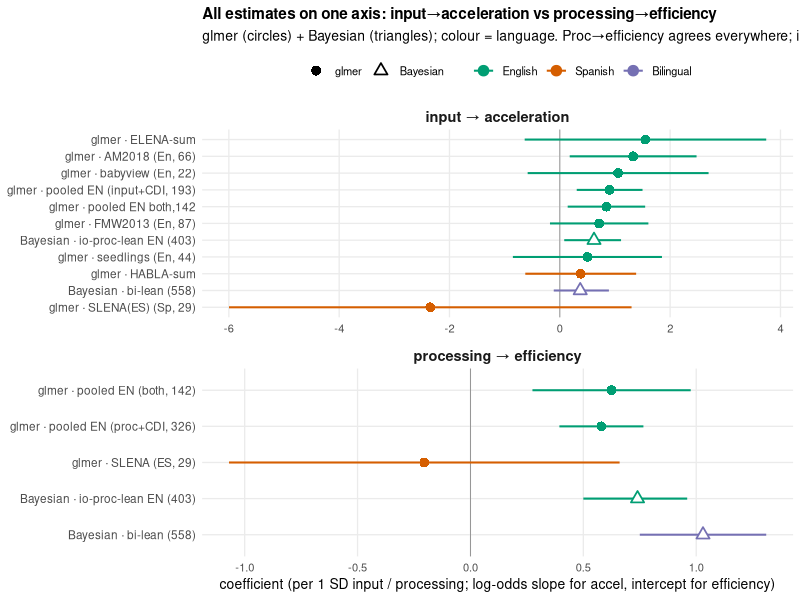

Here is the R script that generated this plot:
## ONE axis for everything: all glmer + Bayesian estimates of the two dissociation channels,
## input->acceleration and processing->efficiency, in common per-1-SD units (the Bayesian
## eff_input_k = gamma_in*sigma_r and eff_proc_xi are on the same scale as the glmer input_z /
## proc_z coefficients -- the io_partition prototype established this overlay is exact).
## Lets us compare carefully: where the clean English signal sits, where pooling lands it, and
## how noisy each new cohort is. RUN LOCALLY. -> figs/all_estimates_forest.png
suppressPackageStartupMessages({library(dplyr); library(ggplot2); library(here); library(readr); library(tidyr)})

gl  <- read_csv(here("studies/io_proc_glmer/results/glmer_ladder_coefs.csv"),  show_col_types = FALSE)
coh <- read_csv(here("studies/io_proc_glmer/results/cohort_glmer_coefs.csv"),   show_col_types = FALSE)
ds  <- read_csv(here("studies/io_proc_glmer/results/input_accel_by_dataset.csv"),show_col_types = FALSE)
sm2 <- read_csv(here("studies/io_proc_glmer/results/sm2_overlay.csv"),          show_col_types = FALSE)

mk <- function(channel, label, method, language, est, lo, hi)
  tibble(channel, label, method, language, est, lo, hi)

## ---------- input -> acceleration ----------
IA <- bind_rows(
  # glmer pooled English (the clean reference)
  gl  %>% filter(spec=="input_full", term=="acceleration") %>% transmute(channel="input → acceleration",
          label="glmer · pooled EN (input+CDI, 193)", method="glmer", language="English", est, lo, hi),
  gl  %>% filter(spec=="both_common", term=="acceleration", channel=="input") %>% transmute(channel="input → acceleration",
          label="glmer · pooled EN both,142", method="glmer", language="English", est, lo, hi),
  # glmer per English dataset + SLENA
  ds  %>% transmute(channel="input → acceleration",
          label=sprintf("glmer · %s (%s, %d)", dataset, substr(language,1,2), n_kids),
          method="glmer", language, est, lo, hi),
  # glmer new sumscore cohorts
  coh %>% filter(term=="acceleration", grepl("HABLA|ELENA", spec)) %>% transmute(channel="input → acceleration",
          label=sprintf("glmer · %s", sub(" \\(.*","",spec)), method="glmer",
          language=ifelse(grepl("ES",spec),"Spanish","English"), est, lo, hi),
  # Bayesian pooled fits
  sm2 %>% filter(spec=="en_d2", channel=="input", term=="acceleration") %>% transmute(channel="input → acceleration",
          label="Bayesian · io-proc-lean EN (403)", method="Bayesian", language="English", est, lo, hi),
  sm2 %>% filter(spec=="bi_d2", channel=="input", term=="acceleration") %>% transmute(channel="input → acceleration",
          label="Bayesian · bi-lean (558)", method="Bayesian", language="Bilingual", est, lo, hi))

## ---------- processing -> efficiency (level) ----------
slp <- read_csv(here("studies/io_proc_glmer/results/slena_proc.csv"), show_col_types = FALSE)
PE <- bind_rows(
  gl  %>% filter(spec=="proc_full", term=="level") %>% transmute(channel="processing → efficiency",
          label="glmer · pooled EN (proc+CDI, 326)", method="glmer", language="English", est, lo, hi),
  gl  %>% filter(spec=="both_common", term=="level", channel=="processing") %>% transmute(channel="processing → efficiency",
          label="glmer · pooled EN (both, 142)", method="glmer", language="English", est, lo, hi),
  slp %>% filter(term=="level") %>% transmute(channel="processing → efficiency",
          label=sprintf("glmer · SLENA (ES, %d)", n_kids), method="glmer", language="Spanish", est, lo, hi),
  sm2 %>% filter(spec=="en_d2", channel=="processing", term=="level") %>% transmute(channel="processing → efficiency",
          label="Bayesian · io-proc-lean EN (403)", method="Bayesian", language="English", est, lo, hi),
  sm2 %>% filter(spec=="bi_d2", channel=="processing", term=="level") %>% transmute(channel="processing → efficiency",
          label="Bayesian · bi-lean (558)", method="Bayesian", language="Bilingual", est, lo, hi))

d <- bind_rows(IA, PE) %>%
  mutate(language = factor(language, c("English","Spanish","Bilingual")),
         method   = factor(method, c("glmer","Bayesian")),
         channel  = factor(channel, c("input → acceleration","processing → efficiency")))
# order rows within each facet by estimate (desc) so the forest reads cleanly
ord <- d %>% group_by(channel) %>% mutate(r = rank(est, ties.method="first")) %>% ungroup()
d$label <- factor(d$label, levels = unique(ord$label[order(ord$channel, ord$r)]))

PAL <- c(English="#009E73", Spanish="#D55E00", Bilingual="#7570b3")
p <- ggplot(d, aes(est, label, color=language, shape=method)) +
  geom_vline(xintercept=0, linewidth=0.3, color="grey55") +
  geom_linerange(aes(xmin=lo, xmax=hi), linewidth=0.7) +
  geom_point(size=2.7, fill="white", stroke=0.9) +
  facet_wrap(~channel, scales="free", ncol=1) +
  scale_color_manual(values=PAL, name=NULL) +
  scale_shape_manual(values=c(glmer=16, Bayesian=24), name=NULL) +
  labs(x="coefficient (per 1 SD input / processing; log-odds slope for accel, intercept for efficiency)", y=NULL,
       title="All estimates on one axis: input→acceleration vs processing→efficiency",
       subtitle="glmer (circles) + Bayesian (triangles); colour = language. Proc→efficiency agrees everywhere; input→accel is English-driven and noisy elsewhere") +
  theme_minimal(base_size=10) +
  theme(panel.grid.minor=element_blank(), legend.position="top",
        plot.title=element_text(face="bold", size=11), strip.text=element_text(face="bold", size=10.5),
        axis.text.y=element_text(size=8.5))
ggsave(here("studies/io_proc_glmer/figs/all_estimates_forest.png"), p, width=9.5, height=7.2, dpi=140)
cat("wrote figs/all_estimates_forest.png\n")
d %>% transmute(channel, label, method, language, est=round(est,2), ci=sprintf("[%.2f,%.2f]",lo,hi)) %>%
  as.data.frame() %>% print(row.names=FALSE)
